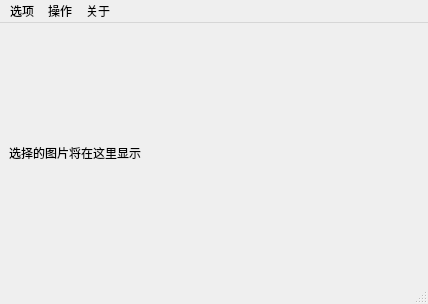
<?xml version="1.0" encoding="UTF-8"?>
<ui version="4.0">
 <author>文东柳</author>
 <class>mainWindow</class>
 <widget class="QMainWindow" name="mainWindow">
  <property name="geometry">
   <rect>
    <x>0</x>
    <y>0</y>
    <width>428</width>
    <height>304</height>
   </rect>
  </property>
  <property name="windowTitle">
   <string>文东柳的期末作业</string>
  </property>
  <widget class="QWidget" name="centralwidget">
   <layout class="QGridLayout" name="gridLayout">
    <item row="0" column="0">
     <widget class="QLabel" name="label">
      <property name="toolTipDuration">
       <number>-1</number>
      </property>
      <property name="text">
       <string>选择的图片将在这里显示</string>
      </property>
     </widget>
    </item>
   </layout>
  </widget>
  <widget class="QMenuBar" name="menubar">
   <property name="geometry">
    <rect>
     <x>0</x>
     <y>0</y>
     <width>428</width>
     <height>26</height>
    </rect>
   </property>
   <widget class="QMenu" name="menu_Exit">
    <property name="title">
     <string>选项</string>
    </property>
    <addaction name="actionOpenFile"/>
    <addaction name="action12"/>
   </widget>
   <widget class="QMenu" name="menu">
    <property name="title">
     <string>操作</string>
    </property>
    <addaction name="actionGray_histogram"/>
    <addaction name="actionHistogram_equalization"/>
    <addaction name="actionGray_inversion"/>
    <addaction name="actionLogarithmic_change"/>
    <addaction name="actionImage_plus_noise"/>
    <addaction name="actionSpatial_denoising"/>
    <addaction name="actionFrequency_domain_denoising"/>
    <addaction name="actionEdge_extraction"/>
   </widget>
   <widget class="QMenu" name="menu_2">
    <property name="title">
     <string>关于</string>
    </property>
    <addaction name="actionAbout"/>
    <addaction name="actionAuthor"/>
   </widget>
   <addaction name="menu_Exit"/>
   <addaction name="menu"/>
   <addaction name="menu_2"/>
  </widget>
  <widget class="QStatusBar" name="statusbar"/>
  <action name="action12">
   <property name="checkable">
    <bool>false</bool>
   </property>
   <property name="checked">
    <bool>false</bool>
   </property>
   <property name="text">
    <string>Exit</string>
   </property>
  </action>
  <action name="actionOpenFile">
   <property name="checkable">
    <bool>false</bool>
   </property>
   <property name="checked">
    <bool>false</bool>
   </property>
   <property name="enabled">
    <bool>true</bool>
   </property>
   <property name="text">
    <string>OpenImage</string>
   </property>
  </action>
  <action name="actionGray_histogram">
   <property name="text">
    <string>Gray histogram</string>
   </property>
  </action>
  <action name="actionHistogram_equalization">
   <property name="text">
    <string>Histogram equalization</string>
   </property>
  </action>
  <action name="actionGray_inversion">
   <property name="text">
    <string>Gray inversion</string>
   </property>
  </action>
  <action name="actionLogarithmic_change">
   <property name="text">
    <string>Logarithmic change</string>
   </property>
  </action>
  <action name="actionImage_plus_noise">
   <property name="text">
    <string>Image plus noise</string>
   </property>
  </action>
  <action name="actionSpatial_denoising">
   <property name="text">
    <string>Spatial denoising</string>
   </property>
  </action>
  <action name="actionFrequency_domain_denoising">
   <property name="text">
    <string>Frequency domain denoising</string>
   </property>
  </action>
  <action name="actionEdge_extraction">
   <property name="text">
    <string>Edge extraction</string>
   </property>
  </action>
  <action name="actionAbout">
   <property name="text">
    <string>About</string>
   </property>
  </action>
  <action name="actionAuthor">
   <property name="text">
    <string>Author</string>
   </property>
  </action>
 </widget>
 <includes>
  <include location="local">文东柳个人期末作业</include>
 </includes>
 <resources/>
 <connections/>
</ui>
